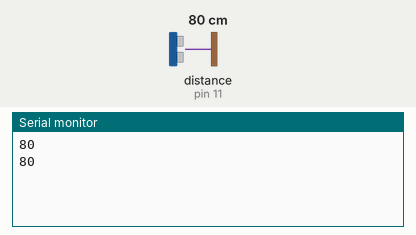
Bench run of a sketch on a simulated Arduino Uno, built with avr-gcc and run on an emulated ATmega328P. Shown: the last lines printed to the serial monitor. Wiring (inferred from the names in the program): ultrasonic range finder: trigger pin 12; echo pin 11. The inputs (shaded band) are chosen by the test bench; at power-on: distance to the obstacle (sensor on pin 11) 80 cm. The echo pulse lasts 58.3 µs per cm.

Above: at 1.8 s.
1.9 s: distance to the obstacle (sensor on pin 11) set to 2 cm
At 2.4 s:
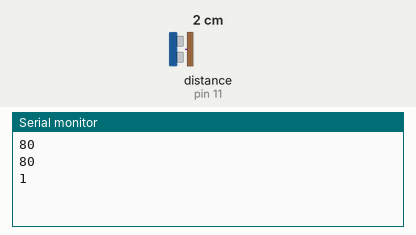
3.4 s: distance to the obstacle (sensor on pin 11) set to 4 cm
At 4.8 s:
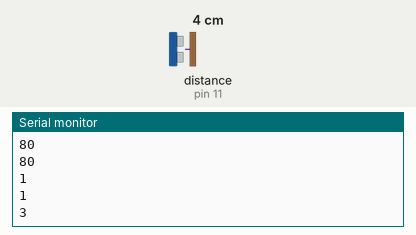
Timing chart, 0 to 6.4 s (numbered marks = the images above; inputs shaded):
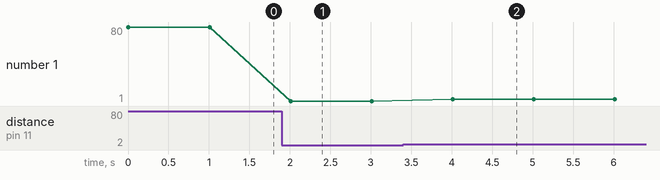

Measured:
- after the input at 1.9 s, the serial monitor: prints a new line after 0.11 s (image 1)
- after the input at 3.4 s, the serial monitor: prints a new line after 0.61 s (image 2)
- plotted number 1: 80 → 1 after the input at 1.9 s, 1 → 3 after the input at 3.4 s

The sketch:

uktrasonic.ino
```cpp
#define ColorTrig 12
#define ColorEcho 11
long duration, distance;
void setup() {
  // put your setup code here, to run once:
  pinMode(ColorTrig, OUTPUT);
  pinMode(ColorEcho, INPUT);
  Serial.begin(9600);
}

void loop() {
  // put your main code here, to run repeatedly:
  digitalWrite(ColorTrig,LOW);
  delayMicroseconds(2);
  digitalWrite(ColorTrig,HIGH);
  delayMicroseconds(10);
  digitalWrite(ColorTrig,LOW);
  duration= pulseIn(ColorEcho,HIGH);
  distance=duration/58;
  Serial.print(distance);
  Serial.print("\n");
  delay(1000);
}
```
